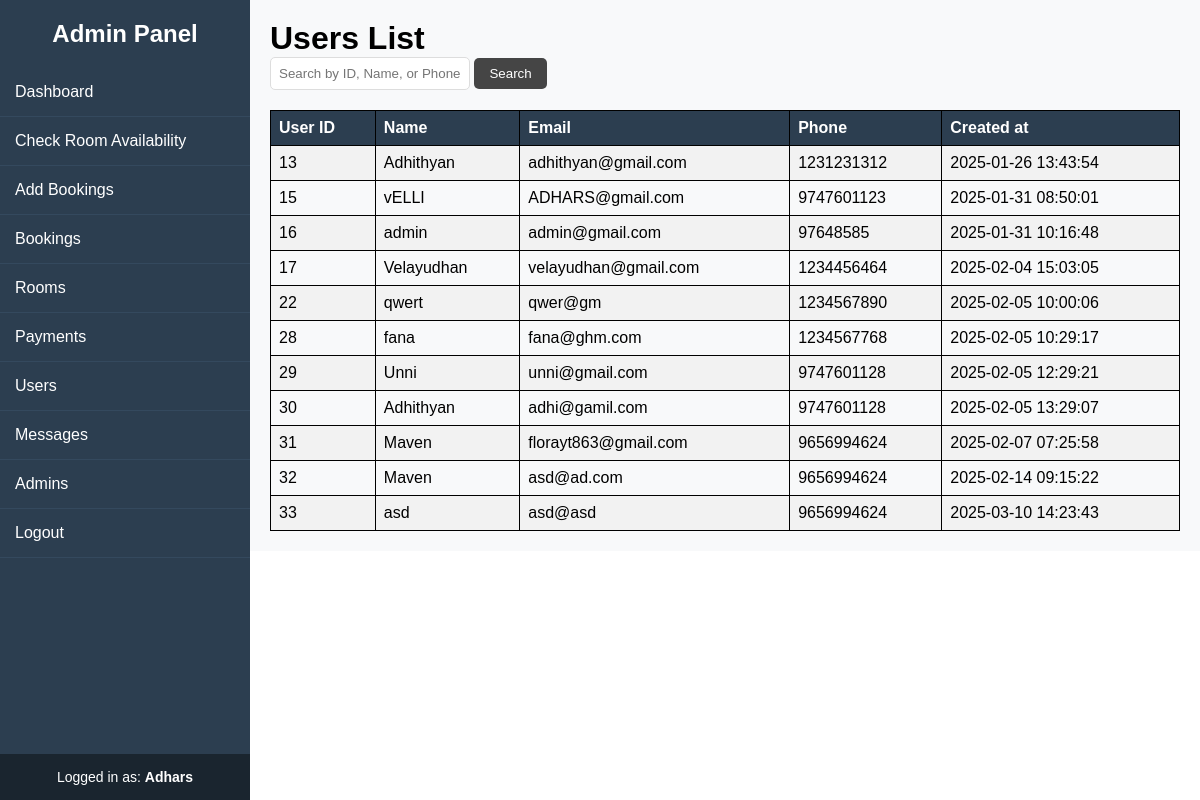
Before: /admin/users.php (signed in) with the older database file.
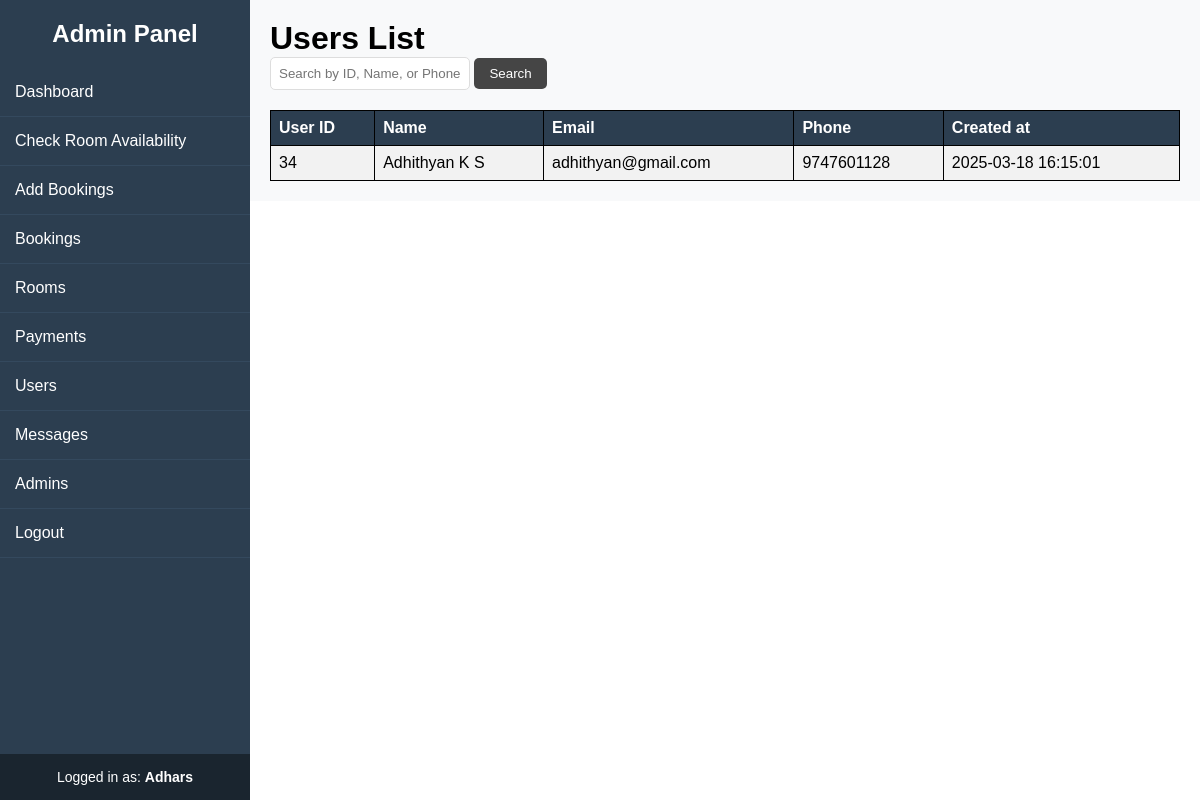
After: the same page with the newer database file.
### tables this page shows
CREATE TABLE `users` (
  `user_id` int(11) NOT NULL,
  `name` varchar(50) NOT NULL,
  `email` varchar(50) NOT NULL,
  `password` varchar(25) NOT NULL,
  `phone` varchar(10) NOT NULL,
  `created_at` timestamp NOT NULL DEFAULT current_timestamp() ON UPDATE current_timestamp()
);

### admin/users.php (the view, shortened to what this page needs)
<?php include '../includes/config.php'; ?>
<!DOCTYPE html>
<html lang="en">
<head>
    <link rel="stylesheet" href="../css/sidebar.css">
    <link rel="stylesheet" href="../css/table.css">
</head>
<body>
    <?php include 'inc/sidebar.php'; ?>
    <div class="content">
        <h1>Users List</h1>
        <?php
        $search = isset($_GET['search']) ? trim($_GET['search']) : '';
        $query = "SELECT * FROM users";
        $result = $conn->query($query);
        ?>
        <form method="GET">
            <input type="text" name="search" placeholder="Search by ID, Name, or Phone" value="<?= htmlspecialchars($search) ?>">
            <button type="submit">Search</button>
        </form>
        <?php
        echo "<table><tr><th>User ID</th><th>Name</th><th>Email</th><th>Phone</th><th>Created at</th></tr>";
        while ($row = mysqli_fetch_assoc($result)) {
            echo "<tr><td>" . $row['user_id'] . "</td>";
            echo "<td>" . $row['name'] . "</td>";
            echo "<td> " . $row['email'] . "</td>";
            echo "<td>" . $row['phone'] . "</td>";
            echo "<td>" . $row['created_at'] . "</td></tr>";
        }
        echo "</table>";
        ?>
    </div>
</body>
</html>

Changed rows visible on the page:
removed users: user_id "13", name "Adhithyan", email "adhithyan@gmail.com", phone "1231231312", created_at "2025-01-26 13:43:54"
removed users: user_id "15", name "vELLI", email "ADHARS@gmail.com", phone "9747601123", created_at "2025-01-31 08:50:01"
removed users: user_id "16", name "admin", email "admin@gmail.com", phone "97648585", created_at "2025-01-31 10:16:48"
removed users: user_id "17", name "Velayudhan", email "velayudhan@gmail.com", phone "1234456464", created_at "2025-02-04 15:03:05"
removed users: user_id "22", name "qwert", email "qwer@gm", phone "1234567890", created_at "2025-02-05 10:00:06"
removed users: user_id "28", name "fana", email "fana@ghm.com", phone "1234567768", created_at "2025-02-05 10:29:17"
removed users: user_id "29", name "Unni", email "unni@gmail.com", phone "9747601128", created_at "2025-02-05 12:29:21"
removed users: user_id "30", name "Adhithyan", email "adhi@gamil.com", phone "9747601128", created_at "2025-02-05 13:29:07"
removed users: user_id "31", name "Maven", email "florayt863@gmail.com", phone "9656994624", created_at "2025-02-07 07:25:58"
removed users: user_id "32", name "Maven", email "asd@ad.com", phone "9656994624", created_at "2025-02-14 09:15:22"
removed users: user_id "33", name "asd", email "asd@asd", phone "9656994624", created_at "2025-03-10 14:23:43"
added users: user_id "34", name "Adhithyan K S", email "adhithyan@gmail.com", phone "9747601128", created_at "2025-03-18 16:15:01"
